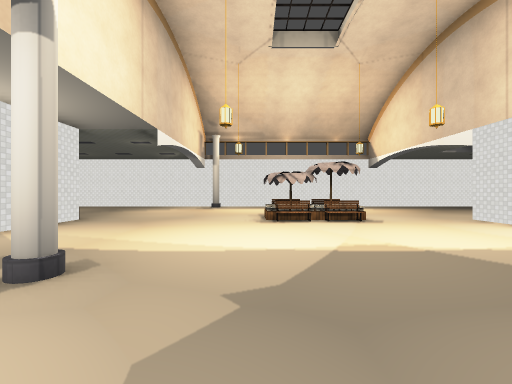
view 1 (above)

16 first-person views from a walk through a level from a Godot 3-D game. The camera is 1.4 m above the floor, looks level and sees 90° across. The floor is counted in squares, 2 m on a side. Each view is taken from the middle of a square. On the plan, view 1 faces up. The plan holds only what a view shows up to about 9 squares ahead; the rest is blank. The place goes on beyond the plan. Some surface patterns are stand-ins.

view 2
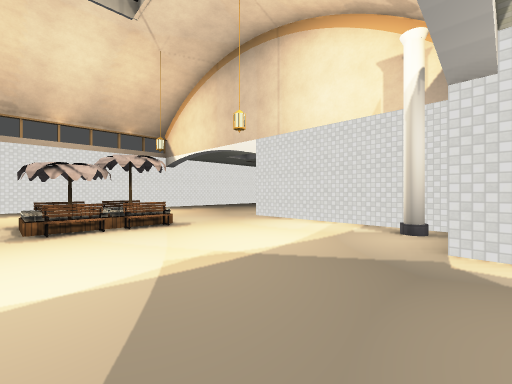

view 3
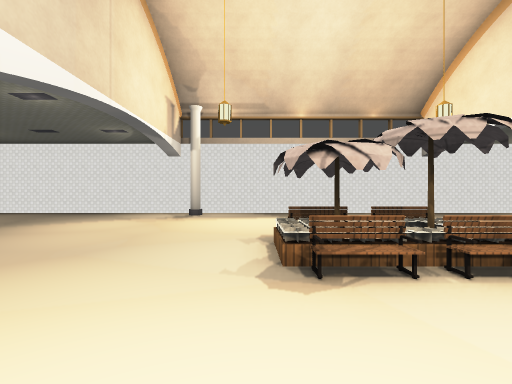

view 4
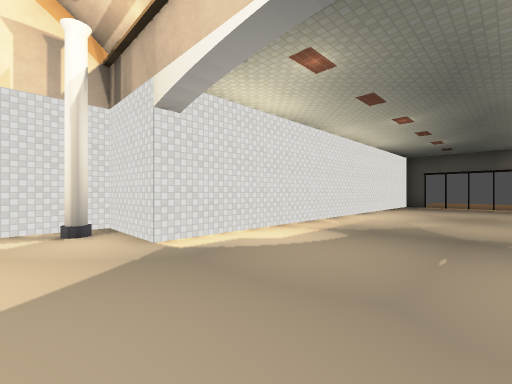

view 5
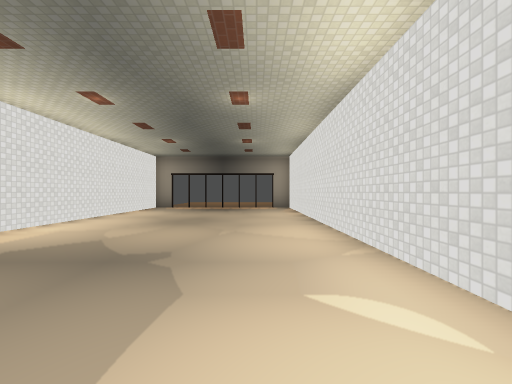

view 6
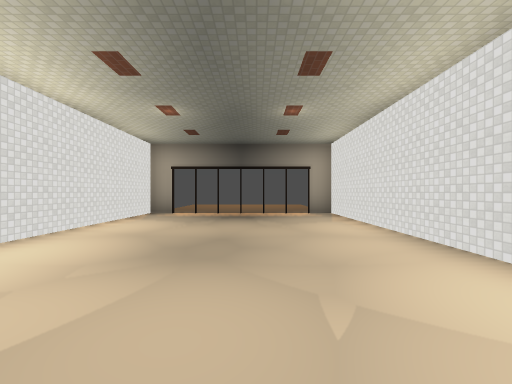

view 7
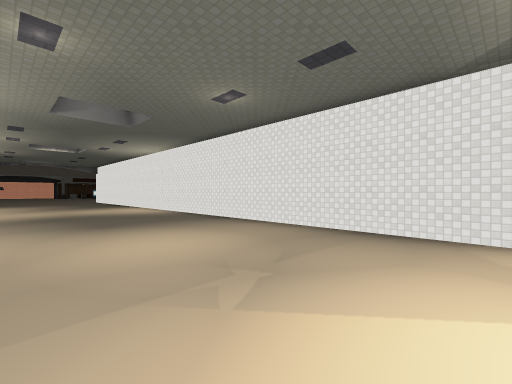

view 8
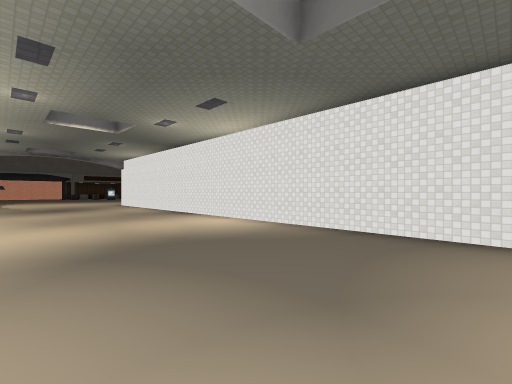

view 9
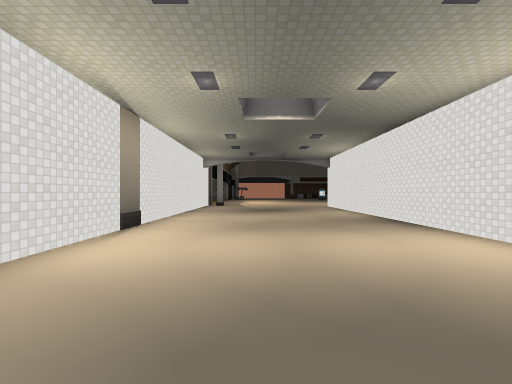

view 10
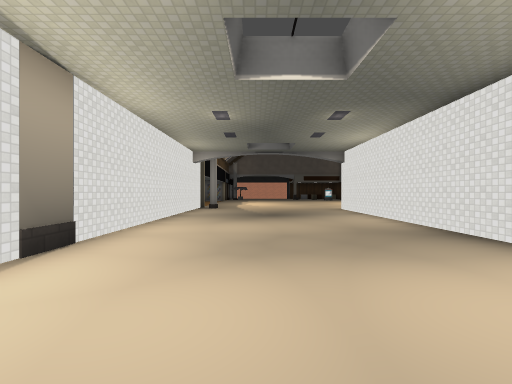

view 11
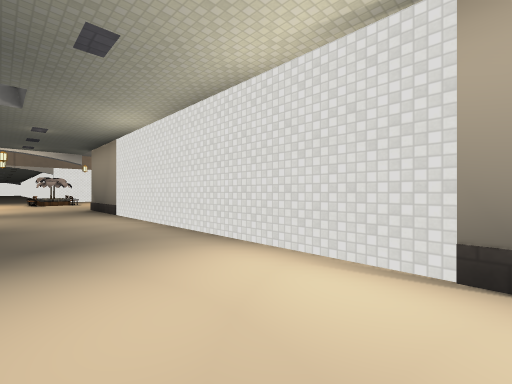

view 12
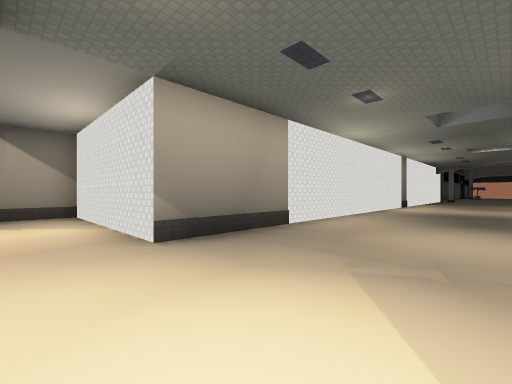

view 13
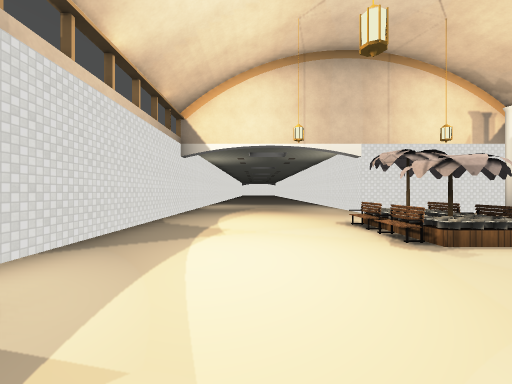

view 14
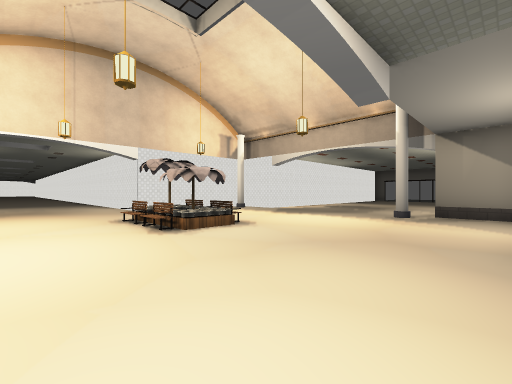

view 15
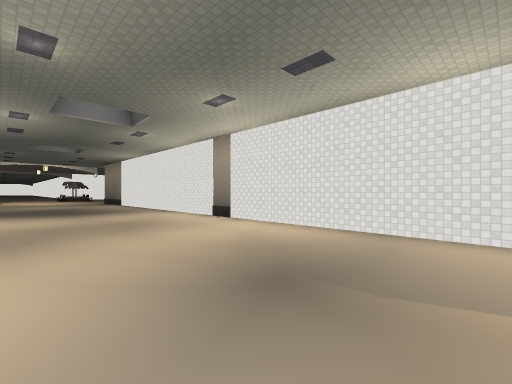

view 16
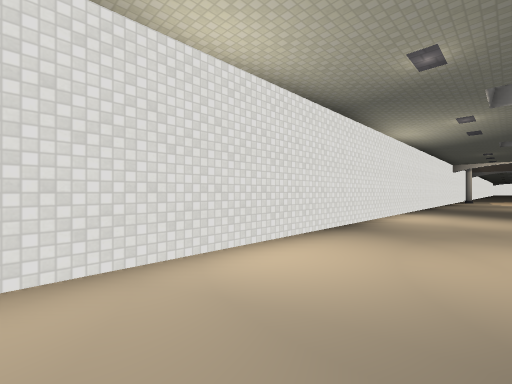

### Floor plan
Points are (right, up) in squares from view 1. A wall is a line through its corners. A room is listed if a view was taken in it or the views show most of it. See-through windows are left out.
Room 1 (views 1, 2, 3, 4, 5, 6, 7, 8, 9, 10, 11, 12, 13, 14, 15, 16)
walls: (1.2, 6.3) (0.4, 6.3); (-2.5, -0.5) (-2.5, -10.5) (3.5, -10.5) (3.5, 1.5) (5.5, 1.5) (5.5, 6.5) (6, 6.5); (6.5, 12.5) (-22, 12.5); (-22, 6.5) (-4.5, 6.5) (-4.5, 1.5) (-2.5, 1.5)
low walls: (0.3, 6.8) (0.8, 7.1) (0.5, 7.2); (0.3, 7.1) (1, 7.5); (0.7, 6.5) (0.7, 7.7) (1.4, 7.7); (1.3, 6) (1.3, 6.8); (0.5, 8) (1.4, 8); (1.4, 6) (0.4, 6) (0.4, 6.3); (1.5, 7.7) (2.5, 7.7); (2.1, 6.3) (1.3, 6.8); (2, 6.8) (1.2, 6.3); (1.7, 7.6) (1.7, 8); (2.5, 6) (1.7, 6) (1.7, 6.8); (2.5, 6.3) (1.5, 6.3); (2.3, 7.5) (1.9, 7.2)

Positions as (right, up) in squares from view 1, and headings:
1: (0, 0), facing up
2: (0, 1), facing up-right
3: (0, 4), facing up
4: (0, 3), facing down-right
5: (-1, 1), facing down
6: (0, -2), facing down
7: (-4, 8), facing up-left
8: (-9, 8), facing up-left
9: (-11, 9), facing left
10: (-13, 9), facing left
11: (-16, 9), facing down-right
12: (-3, 10), facing down-left
13: (-3, 10), facing right
14: (-4, 10), facing down-right
15: (-22, 11), facing down-right
16: (-22, 10), facing up-right
